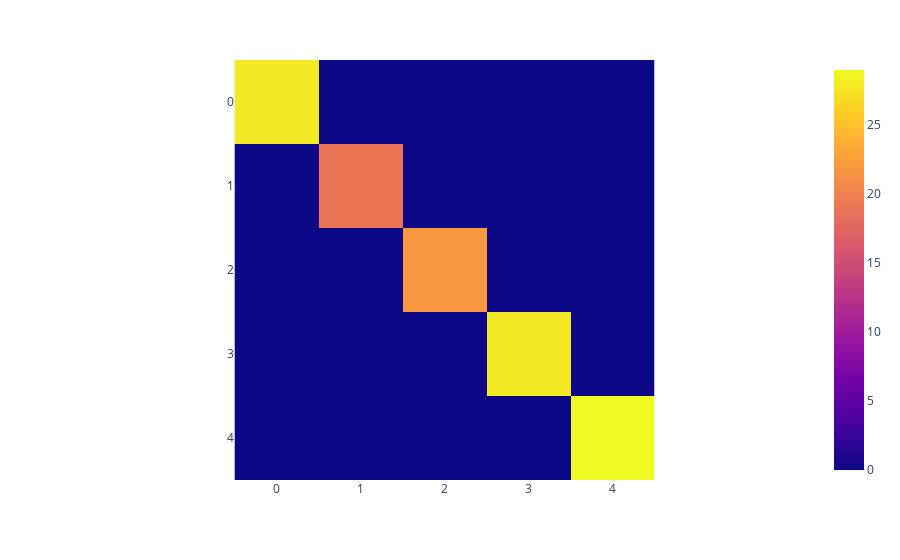
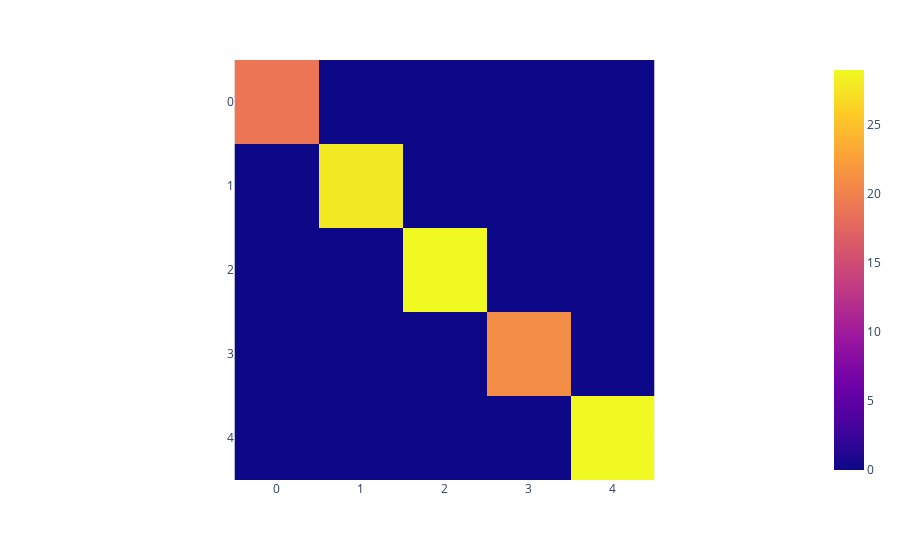
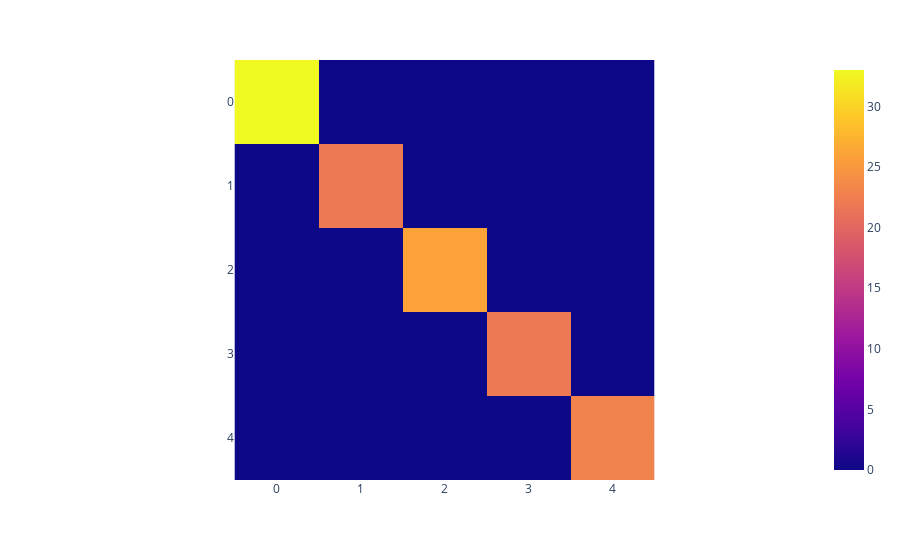
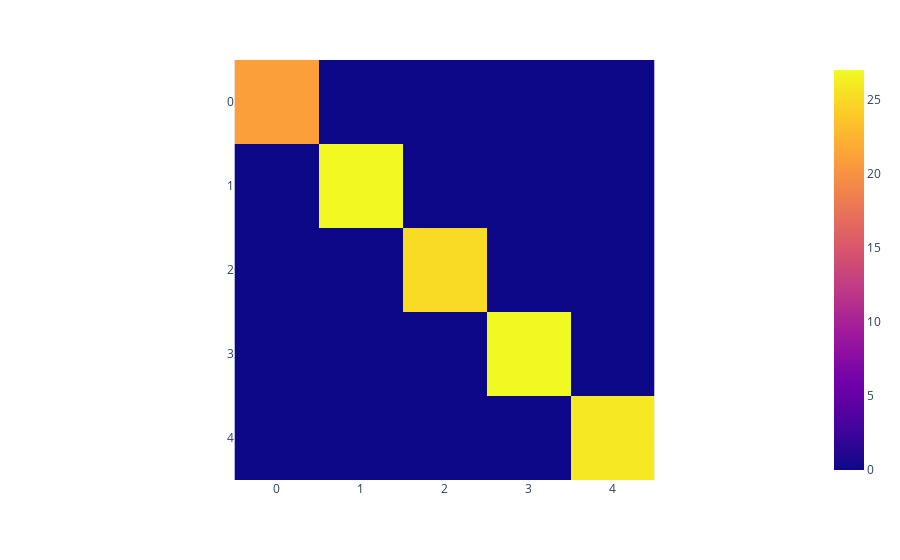

The notebook cell saved with these charts, in order:
### Code cell
# Evaluate the model
method = 'Logistic Regression'
calculate_metrics(quality_df, method, y_test, y_pred)
display(quality_df)
calculate_cv(quality_cv_df, classifier, method, X, y)
display(quality_cv_df)

### Figure 1 — Plotly figure (JSON) as saved in the notebook; plotly's stock layout.template omitted (floating-point values rounded to 4 significant figures)
{"data": [{"coloraxis": "coloraxis", "hovertemplate": "x: %{x}<br>y: %{y}<br>color: %{z}<extra></extra>", "name": "0", "type": "heatmap", "xaxis": "x", "yaxis": "y", "z": [[28, 0, 0, 0, 0], [0, 19, 0, 0, 0], [0, 0, 22, 0, 0], [0, 0, 0, 28, 0], [0, 0, 0, 0, 29]]}], "layout": {"coloraxis": {"colorscale": [[0, "#0d0887"], [0.1111, "#46039f"], [0.2222, "#7201a8"], [0.3333, "#9c179e"], [0.4444, "#bd3786"], [0.5556, "#d8576b"], [0.6667, "#ed7953"], [0.7778, "#fb9f3a"], [0.8889, "#fdca26"], [1, "#f0f921"]]}, "margin": {"t": 60}, "xaxis": {"anchor": "y", "constrain": "domain", "domain": [0, 1], "scaleanchor": "y"}, "yaxis": {"anchor": "x", "autorange": "reversed", "constrain": "domain", "domain": [0, 1]}}}

### Figure 2 — Plotly figure (JSON) as saved in the notebook; plotly's stock layout.template omitted (floating-point values rounded to 4 significant figures)
{"data": [{"coloraxis": "coloraxis", "hovertemplate": "x: %{x}<br>y: %{y}<br>color: %{z}<extra></extra>", "name": "0", "type": "heatmap", "xaxis": "x", "yaxis": "y", "z": [[19, 0, 0, 0, 0], [0, 28, 0, 0, 0], [0, 0, 29, 0, 0], [0, 0, 0, 21, 0], [0, 0, 0, 0, 29]]}], "layout": {"coloraxis": {"colorscale": [[0, "#0d0887"], [0.1111, "#46039f"], [0.2222, "#7201a8"], [0.3333, "#9c179e"], [0.4444, "#bd3786"], [0.5556, "#d8576b"], [0.6667, "#ed7953"], [0.7778, "#fb9f3a"], [0.8889, "#fdca26"], [1, "#f0f921"]]}, "margin": {"t": 60}, "xaxis": {"anchor": "y", "constrain": "domain", "domain": [0, 1], "scaleanchor": "y"}, "yaxis": {"anchor": "x", "autorange": "reversed", "constrain": "domain", "domain": [0, 1]}}}

### Figure 3 — Plotly figure (JSON) as saved in the notebook; plotly's stock layout.template omitted (floating-point values rounded to 4 significant figures)
{"data": [{"coloraxis": "coloraxis", "hovertemplate": "x: %{x}<br>y: %{y}<br>color: %{z}<extra></extra>", "name": "0", "type": "heatmap", "xaxis": "x", "yaxis": "y", "z": [[33, 0, 0, 0, 0], [0, 22, 0, 0, 0], [0, 0, 26, 0, 0], [0, 0, 0, 22, 0], [0, 0, 0, 0, 23]]}], "layout": {"coloraxis": {"colorscale": [[0, "#0d0887"], [0.1111, "#46039f"], [0.2222, "#7201a8"], [0.3333, "#9c179e"], [0.4444, "#bd3786"], [0.5556, "#d8576b"], [0.6667, "#ed7953"], [0.7778, "#fb9f3a"], [0.8889, "#fdca26"], [1, "#f0f921"]]}, "margin": {"t": 60}, "xaxis": {"anchor": "y", "constrain": "domain", "domain": [0, 1], "scaleanchor": "y"}, "yaxis": {"anchor": "x", "autorange": "reversed", "constrain": "domain", "domain": [0, 1]}}}

### Figure 4 — Plotly figure (JSON) as saved in the notebook; plotly's stock layout.template omitted (floating-point values rounded to 4 significant figures)
{"data": [{"coloraxis": "coloraxis", "hovertemplate": "x: %{x}<br>y: %{y}<br>color: %{z}<extra></extra>", "name": "0", "type": "heatmap", "xaxis": "x", "yaxis": "y", "z": [[21, 0, 0, 0, 0], [0, 27, 0, 0, 0], [0, 0, 25, 0, 0], [0, 0, 0, 27, 0], [0, 0, 0, 0, 26]]}], "layout": {"coloraxis": {"colorscale": [[0, "#0d0887"], [0.1111, "#46039f"], [0.2222, "#7201a8"], [0.3333, "#9c179e"], [0.4444, "#bd3786"], [0.5556, "#d8576b"], [0.6667, "#ed7953"], [0.7778, "#fb9f3a"], [0.8889, "#fdca26"], [1, "#f0f921"]]}, "margin": {"t": 60}, "xaxis": {"anchor": "y", "constrain": "domain", "domain": [0, 1], "scaleanchor": "y"}, "yaxis": {"anchor": "x", "autorange": "reversed", "constrain": "domain", "domain": [0, 1]}}}
